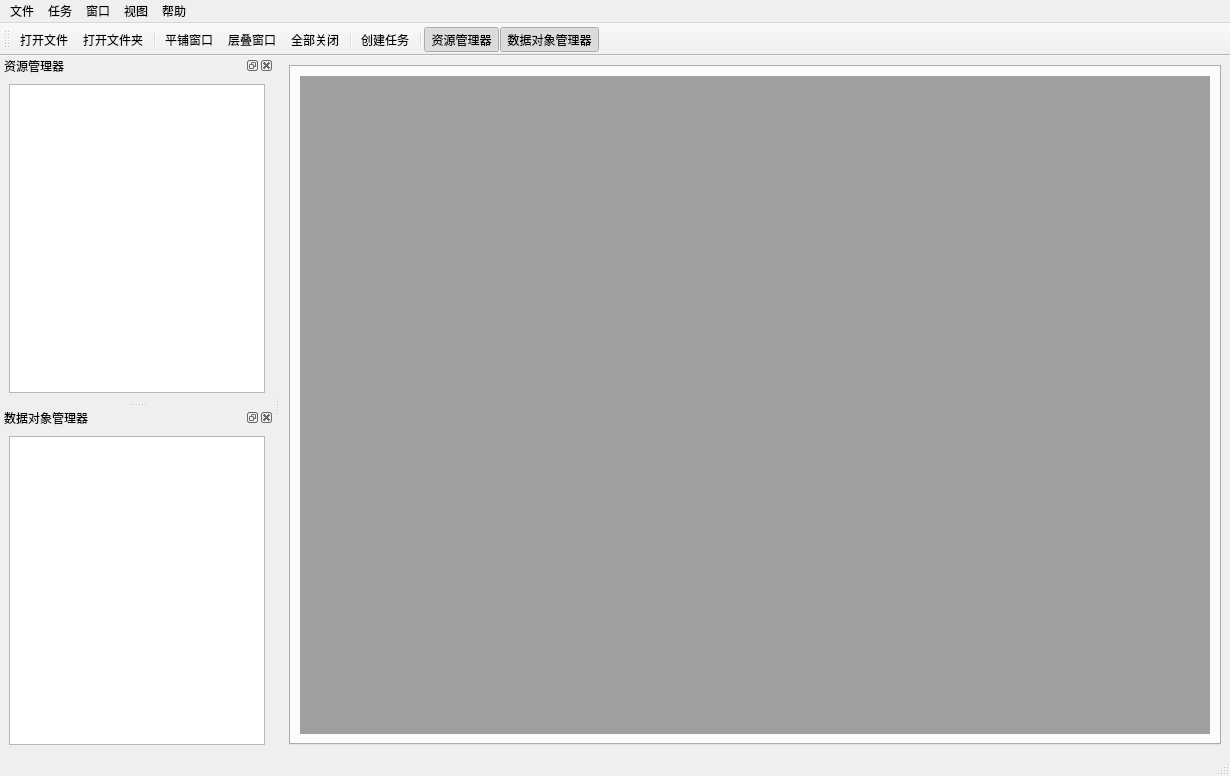
<?xml version="1.0" encoding="UTF-8"?>
<ui version="4.0">
 <class>MainWindow</class>
 <widget class="QMainWindow" name="MainWindow">
  <property name="geometry">
   <rect>
    <x>0</x>
    <y>0</y>
    <width>1230</width>
    <height>776</height>
   </rect>
  </property>
  <property name="windowTitle">
   <string>MainWindow</string>
  </property>
  <widget class="QWidget" name="centralwidget">
   <layout class="QGridLayout" name="gridLayout_2">
    <item row="0" column="0">
     <widget class="QTabWidget" name="tabWidget">
      <property name="tabShape">
       <enum>QTabWidget::TabShape::Rounded</enum>
      </property>
      <property name="currentIndex">
       <number>0</number>
      </property>
      <property name="elideMode">
       <enum>Qt::TextElideMode::ElideMiddle</enum>
      </property>
      <property name="usesScrollButtons">
       <bool>true</bool>
      </property>
      <property name="documentMode">
       <bool>false</bool>
      </property>
      <property name="tabsClosable">
       <bool>true</bool>
      </property>
      <property name="tabBarAutoHide">
       <bool>true</bool>
      </property>
      <widget class="QWidget" name="Tab_mdiArea">
       <attribute name="title">
        <string>数据查看器</string>
       </attribute>
       <layout class="QGridLayout" name="gridLayout">
        <item row="0" column="0">
         <widget class="QMdiArea" name="mdiArea">
          <property name="enabled">
           <bool>true</bool>
          </property>
         </widget>
        </item>
       </layout>
      </widget>
     </widget>
    </item>
   </layout>
  </widget>
  <widget class="QMenuBar" name="menubar">
   <property name="geometry">
    <rect>
     <x>0</x>
     <y>0</y>
     <width>1230</width>
     <height>20</height>
    </rect>
   </property>
   <widget class="QMenu" name="menu">
    <property name="title">
     <string>文件</string>
    </property>
    <addaction name="action_OpenFile"/>
    <addaction name="action_OpenFolder"/>
    <addaction name="separator"/>
    <addaction name="action_ScreenShot"/>
    <addaction name="separator"/>
    <addaction name="action_CloseFile"/>
    <addaction name="action_CloseSoftware"/>
   </widget>
   <widget class="QMenu" name="menut3">
    <property name="title">
     <string>帮助</string>
    </property>
    <addaction name="actionAbout"/>
   </widget>
   <widget class="QMenu" name="menu_3">
    <property name="title">
     <string>视图</string>
    </property>
    <addaction name="action_ResourceManager"/>
    <addaction name="action_ObjectManager"/>
    <addaction name="separator"/>
    <addaction name="action_ToolBar"/>
    <addaction name="separator"/>
   </widget>
   <widget class="QMenu" name="menu_4">
    <property name="title">
     <string>任务</string>
    </property>
    <addaction name="action_CreateTasks"/>
    <addaction name="action_HistoricalResults"/>
   </widget>
   <widget class="QMenu" name="menu_2">
    <property name="title">
     <string>窗口</string>
    </property>
    <addaction name="action_Tile"/>
    <addaction name="action_Cascade"/>
    <addaction name="action_AllClose"/>
   </widget>
   <addaction name="menu"/>
   <addaction name="menu_4"/>
   <addaction name="menu_2"/>
   <addaction name="menu_3"/>
   <addaction name="menut3"/>
  </widget>
  <widget class="QDockWidget" name="dockWidget_ResourceManager">
   <property name="windowTitle">
    <string>资源管理器</string>
   </property>
   <attribute name="dockWidgetArea">
    <number>1</number>
   </attribute>
   <widget class="QWidget" name="dockWidget_ResourceManager_Contents">
    <layout class="QVBoxLayout" name="verticalLayout">
     <item>
      <widget class="QTreeView" name="treeView">
       <property name="animated">
        <bool>true</bool>
       </property>
      </widget>
     </item>
    </layout>
   </widget>
  </widget>
  <widget class="QToolBar" name="toolBar">
   <property name="windowTitle">
    <string>toolBar</string>
   </property>
   <attribute name="toolBarArea">
    <enum>TopToolBarArea</enum>
   </attribute>
   <attribute name="toolBarBreak">
    <bool>false</bool>
   </attribute>
   <addaction name="action_OpenFile"/>
   <addaction name="action_OpenFolder"/>
   <addaction name="separator"/>
   <addaction name="action_Tile"/>
   <addaction name="action_Cascade"/>
   <addaction name="action_AllClose"/>
   <addaction name="separator"/>
   <addaction name="action_CreateTasks"/>
   <addaction name="separator"/>
   <addaction name="action_ResourceManager"/>
   <addaction name="action_ObjectManager"/>
  </widget>
  <widget class="QStatusBar" name="statusBar"/>
  <widget class="QDockWidget" name="dockWidget_ObjectManager">
   <property name="windowTitle">
    <string>数据对象管理器</string>
   </property>
   <attribute name="dockWidgetArea">
    <number>1</number>
   </attribute>
   <widget class="QWidget" name="dockWidget_ObjectManager_Contents">
    <layout class="QVBoxLayout" name="verticalLayout_3">
     <item>
      <widget class="QListWidget" name="listWidget"/>
     </item>
    </layout>
   </widget>
  </widget>
  <action name="action_OpenFile">
   <property name="icon">
    <iconset theme="QIcon::ThemeIcon::DocumentOpen"/>
   </property>
   <property name="text">
    <string>打开文件</string>
   </property>
  </action>
  <action name="action_OpenFolder">
   <property name="icon">
    <iconset theme="folder-open"/>
   </property>
   <property name="text">
    <string>打开文件夹</string>
   </property>
  </action>
  <action name="action_Tile">
   <property name="text">
    <string>平铺窗口</string>
   </property>
   <property name="menuRole">
    <enum>QAction::MenuRole::NoRole</enum>
   </property>
  </action>
  <action name="action_Cascade">
   <property name="text">
    <string>层叠窗口</string>
   </property>
   <property name="toolTip">
    <string>层叠窗口</string>
   </property>
   <property name="menuRole">
    <enum>QAction::MenuRole::NoRole</enum>
   </property>
  </action>
  <action name="action_AllClose">
   <property name="text">
    <string>全部关闭</string>
   </property>
   <property name="toolTip">
    <string>全部关闭</string>
   </property>
   <property name="menuRole">
    <enum>QAction::MenuRole::NoRole</enum>
   </property>
  </action>
  <action name="action_AllMinimize">
   <property name="text">
    <string>全部最小化</string>
   </property>
   <property name="toolTip">
    <string>全部最小化</string>
   </property>
   <property name="menuRole">
    <enum>QAction::MenuRole::NoRole</enum>
   </property>
  </action>
  <action name="action_CreateTasks">
   <property name="text">
    <string>创建任务</string>
   </property>
   <property name="menuRole">
    <enum>QAction::MenuRole::NoRole</enum>
   </property>
  </action>
  <action name="action_ScreenShot">
   <property name="text">
    <string>截图</string>
   </property>
  </action>
  <action name="actionAbout">
   <property name="text">
    <string>关于</string>
   </property>
  </action>
  <action name="action_CloseFile">
   <property name="text">
    <string>关闭文件</string>
   </property>
   <property name="menuRole">
    <enum>QAction::MenuRole::NoRole</enum>
   </property>
  </action>
  <action name="action_CloseSoftware">
   <property name="text">
    <string>退出</string>
   </property>
   <property name="menuRole">
    <enum>QAction::MenuRole::NoRole</enum>
   </property>
  </action>
  <action name="action_HistoricalResults">
   <property name="text">
    <string>历史结果</string>
   </property>
   <property name="toolTip">
    <string>历史结果</string>
   </property>
   <property name="menuRole">
    <enum>QAction::MenuRole::NoRole</enum>
   </property>
  </action>
  <action name="action_ResourceManager">
   <property name="checkable">
    <bool>true</bool>
   </property>
   <property name="checked">
    <bool>true</bool>
   </property>
   <property name="text">
    <string>资源管理器</string>
   </property>
   <property name="menuRole">
    <enum>QAction::MenuRole::NoRole</enum>
   </property>
  </action>
  <action name="action_ObjectManager">
   <property name="checkable">
    <bool>true</bool>
   </property>
   <property name="checked">
    <bool>true</bool>
   </property>
   <property name="text">
    <string>数据对象管理器</string>
   </property>
   <property name="menuRole">
    <enum>QAction::MenuRole::NoRole</enum>
   </property>
  </action>
  <action name="action_ToolBar">
   <property name="checkable">
    <bool>true</bool>
   </property>
   <property name="checked">
    <bool>true</bool>
   </property>
   <property name="text">
    <string>工具栏</string>
   </property>
   <property name="menuRole">
    <enum>QAction::MenuRole::NoRole</enum>
   </property>
  </action>
 </widget>
 <resources/>
 <connections>
  <connection>
   <sender>action_ResourceManager</sender>
   <signal>triggered(bool)</signal>
   <receiver>dockWidget_ResourceManager</receiver>
   <slot>setVisible(bool)</slot>
   <hints>
    <hint type="sourcelabel">
     <x>-1</x>
     <y>-1</y>
    </hint>
    <hint type="destinationlabel">
     <x>58</x>
     <y>272</y>
    </hint>
   </hints>
  </connection>
  <connection>
   <sender>action_ObjectManager</sender>
   <signal>triggered(bool)</signal>
   <receiver>dockWidget_ObjectManager</receiver>
   <slot>setVisible(bool)</slot>
   <hints>
    <hint type="sourcelabel">
     <x>-1</x>
     <y>-1</y>
    </hint>
    <hint type="destinationlabel">
     <x>58</x>
     <y>625</y>
    </hint>
   </hints>
  </connection>
  <connection>
   <sender>dockWidget_ObjectManager</sender>
   <signal>visibilityChanged(bool)</signal>
   <receiver>action_ObjectManager</receiver>
   <slot>setChecked(bool)</slot>
   <hints>
    <hint type="sourcelabel">
     <x>58</x>
     <y>625</y>
    </hint>
    <hint type="destinationlabel">
     <x>-1</x>
     <y>-1</y>
    </hint>
   </hints>
  </connection>
  <connection>
   <sender>dockWidget_ResourceManager</sender>
   <signal>visibilityChanged(bool)</signal>
   <receiver>action_ResourceManager</receiver>
   <slot>setChecked(bool)</slot>
   <hints>
    <hint type="sourcelabel">
     <x>58</x>
     <y>272</y>
    </hint>
    <hint type="destinationlabel">
     <x>-1</x>
     <y>-1</y>
    </hint>
   </hints>
  </connection>
  <connection>
   <sender>action_ToolBar</sender>
   <signal>triggered(bool)</signal>
   <receiver>toolBar</receiver>
   <slot>setVisible(bool)</slot>
   <hints>
    <hint type="sourcelabel">
     <x>-1</x>
     <y>-1</y>
    </hint>
    <hint type="destinationlabel">
     <x>614</x>
     <y>36</y>
    </hint>
   </hints>
  </connection>
 </connections>
</ui>
